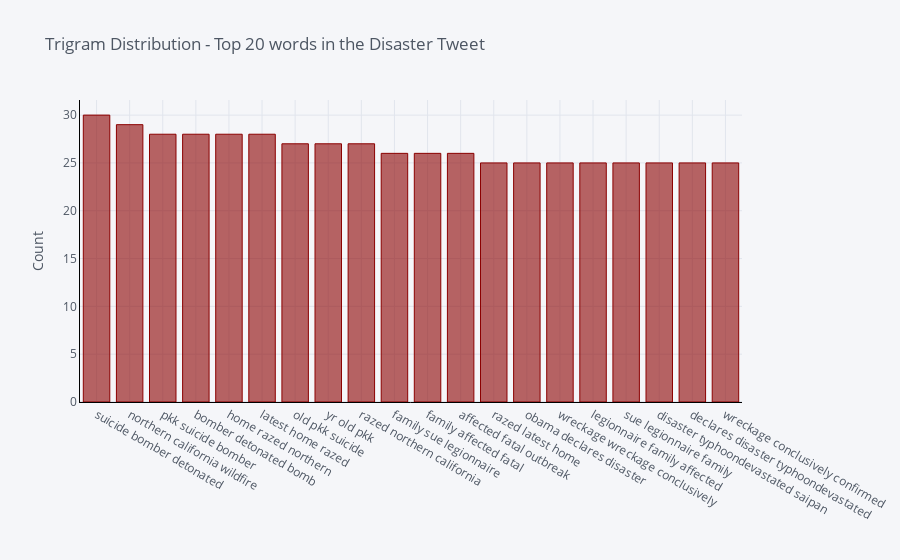
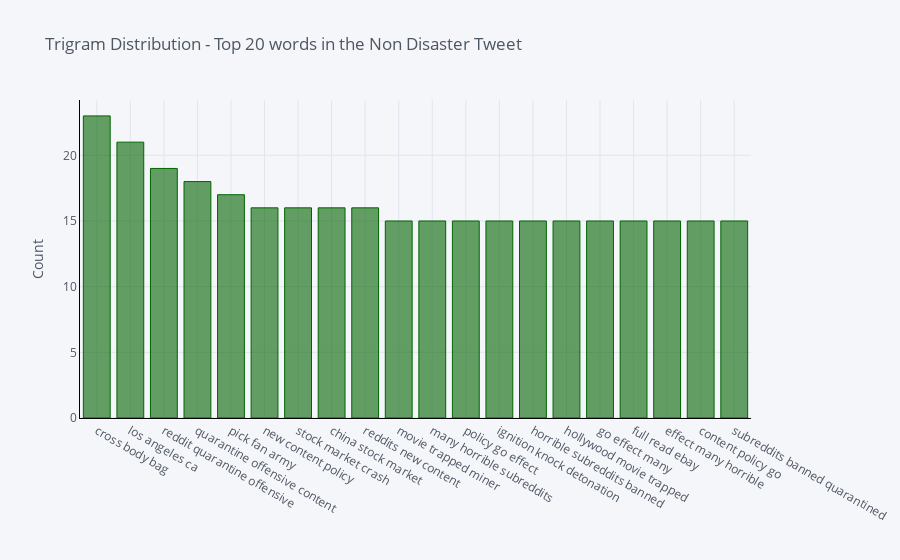

Notebook code cell kept with these figures, in order:
### Code cell
def top_trigram(corpus, n=None):
    vec = CountVectorizer(ngram_range=(3, 3)).fit(corpus)
    bag_of_words = vec.transform(corpus)
    sum_words = bag_of_words.sum(axis=0) 
    words_freq = [(word, sum_words[0, idx]) for word, idx in vec.vocabulary_.items()]
    words_freq =sorted(words_freq, key = lambda x: x[1], reverse=True)
    return words_freq[:n]

tg_disaster = top_trigram(dataset[dataset['target']==1]['final_text'], 20)
tg_nondisaster = top_trigram(dataset[dataset['target']==0]['final_text'], 20)
    
tg_disaster = pd.DataFrame(tg_disaster, columns = ['tweet_word' , 'count'])
tg_nondisaster= pd.DataFrame(tg_nondisaster, columns = ['tweet_word' , 'count'])

tg_disaster.groupby('tweet_word').sum()['count'].sort_values(ascending=False).iplot(
    kind='bar', yTitle='Count', linecolor='black', color='darkred',title='Trigram Distribution - Top 20 words in the Disaster Tweet')
tg_nondisaster.groupby('tweet_word').sum()['count'].sort_values(ascending=False).iplot(
    kind='bar', yTitle='Count', linecolor='black',color='darkgreen',title='Trigram Distribution - Top 20 words in the Non Disaster Tweet')

### Figure 1 — Plotly figure (JSON) as saved in the notebook; plotly's stock layout.template omitted (floating-point values rounded to 4 significant figures)
{"data": [{"marker": {"color": "rgba(139, 0, 0, 0.6)", "line": {"color": "rgba(139, 0, 0, 1.0)", "width": 1}}, "name": "count", "orientation": "v", "text": "", "type": "bar", "x": ["suicide bomber detonated", "northern california wildfire", "pkk suicide bomber", "bomber detonated bomb", "home razed northern", "latest home razed", "old pkk suicide", "yr old pkk", "razed northern california", "family sue legionnaire", "family affected fatal", "affected fatal outbreak", "razed latest home", "obama declares disaster", "wreckage wreckage conclusively", "legionnaire family affected", "sue legionnaire family", "disaster typhoondevastated saipan", "declares disaster typhoondevastated", "wreckage conclusively confirmed"], "y": [30, 29, 28, 28, 28, 28, 27, 27, 27, 26, 26, 26, 25, 25, 25, 25, 25, 25, 25, 25]}], "layout": {"legend": {"bgcolor": "#F5F6F9", "font": {"color": "#4D5663"}}, "paper_bgcolor": "#F5F6F9", "plot_bgcolor": "#F5F6F9", "title": {"font": {"color": "#4D5663"}, "text": "Trigram Distribution - Top 20 words in the Disaster Tweet"}, "xaxis": {"gridcolor": "#E1E5ED", "linecolor": "black", "showgrid": true, "tickfont": {"color": "#4D5663"}, "title": {"font": {"color": "#4D5663"}, "text": ""}, "zerolinecolor": "#E1E5ED"}, "yaxis": {"gridcolor": "#E1E5ED", "linecolor": "black", "showgrid": true, "tickfont": {"color": "#4D5663"}, "title": {"font": {"color": "#4D5663"}, "text": "Count"}, "zerolinecolor": "#E1E5ED"}}}

### Figure 2 — Plotly figure (JSON) as saved in the notebook; plotly's stock layout.template omitted (floating-point values rounded to 4 significant figures)
{"data": [{"marker": {"color": "rgba(0, 100, 0, 0.6)", "line": {"color": "rgba(0, 100, 0, 1.0)", "width": 1}}, "name": "count", "orientation": "v", "text": "", "type": "bar", "x": ["cross body bag", "los angeles ca", "reddit quarantine offensive", "quarantine offensive content", "pick fan army", "new content policy", "stock market crash", "china stock market", "reddits new content", "movie trapped miner", "many horrible subreddits", "policy go effect", "ignition knock detonation", "horrible subreddits banned", "hollywood movie trapped", "go effect many", "full read ebay", "effect many horrible", "content policy go", "subreddits banned quarantined"], "y": [23, 21, 19, 18, 17, 16, 16, 16, 16, 15, 15, 15, 15, 15, 15, 15, 15, 15, 15, 15]}], "layout": {"legend": {"bgcolor": "#F5F6F9", "font": {"color": "#4D5663"}}, "paper_bgcolor": "#F5F6F9", "plot_bgcolor": "#F5F6F9", "title": {"font": {"color": "#4D5663"}, "text": "Trigram Distribution - Top 20 words in the Non Disaster Tweet"}, "xaxis": {"gridcolor": "#E1E5ED", "linecolor": "black", "showgrid": true, "tickfont": {"color": "#4D5663"}, "title": {"font": {"color": "#4D5663"}, "text": ""}, "zerolinecolor": "#E1E5ED"}, "yaxis": {"gridcolor": "#E1E5ED", "linecolor": "black", "showgrid": true, "tickfont": {"color": "#4D5663"}, "title": {"font": {"color": "#4D5663"}, "text": "Count"}, "zerolinecolor": "#E1E5ED"}}}
